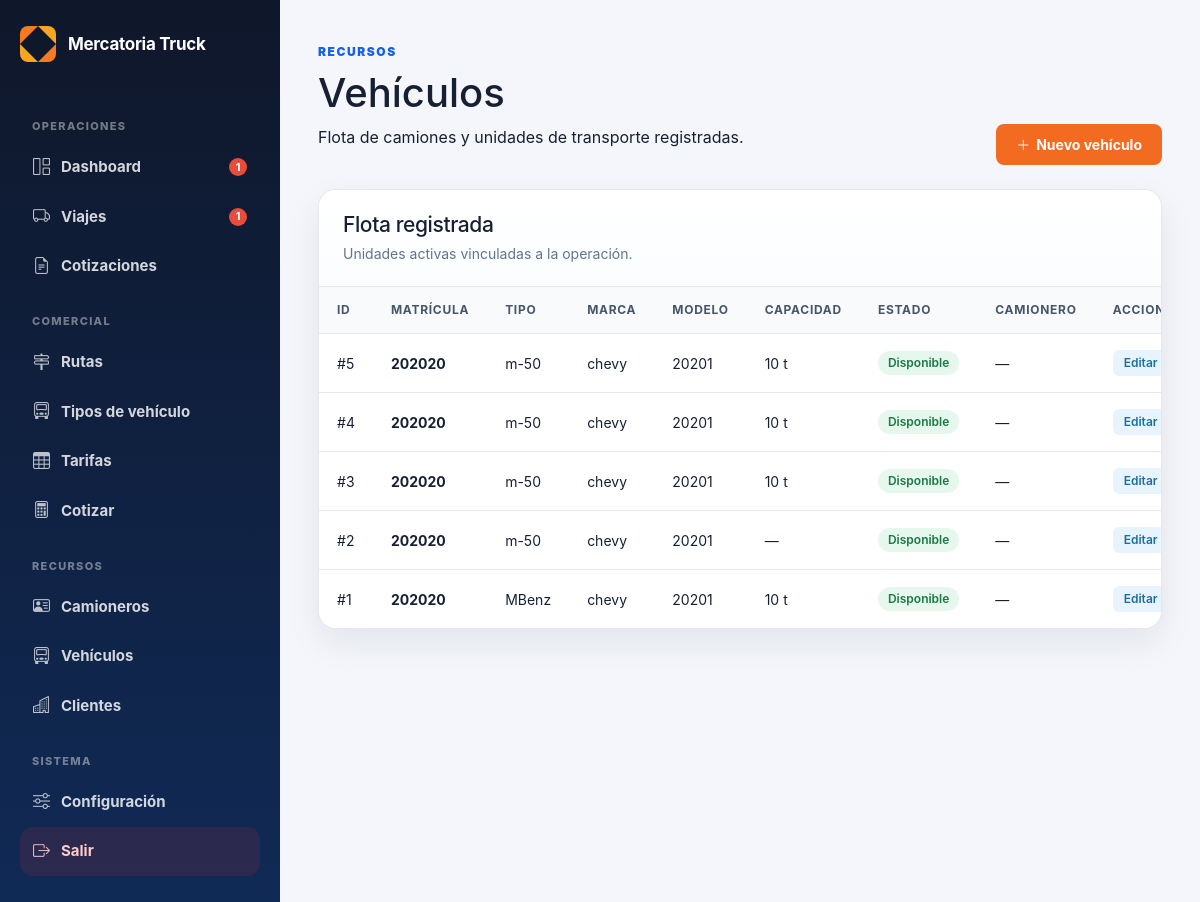
Screenshot of /admin/vehiculos (signed in) with the database file from the repository.
### tables this page shows
CREATE TABLE vehiculos (
        id INTEGER PRIMARY KEY AUTOINCREMENT,
        camionero_id INTEGER,
        matricula TEXT,
        marca TEXT,
        modelo TEXT,
        tipo TEXT,
        capacidad TEXT,
        combustible TEXT,
        estado TEXT DEFAULT 'Disponible',
        activo INTEGER DEFAULT 1,
        fecha_creacion TEXT DEFAULT CURRENT_TIMESTAMP
    , tipo_vehiculo_id INTEGER, placa TEXT);

### routes/admin.py (the view, shortened to what this page needs)
@admin_bp.route("/vehiculos", methods=["GET", "POST"])
def admin_vehiculos():
    if not requiere_admin():
        return redirect("/login")
    conexion = conectar()
    cursor = conexion.cursor()
    cursor.execute("""
        SELECT v.id, v.matricula, v.tipo, v.marca, v.modelo, v.capacidad, v.estado,
               c.nombre AS camionero_nombre
        FROM vehiculos v
        LEFT JOIN camioneros c ON v.camionero_id = c.id
        WHERE v.activo = 1
        ORDER BY v.id DESC
    """)
    lista = cursor.fetchall()
    cursor.execute("SELECT id, nombre FROM camioneros WHERE activo = 1 ORDER BY nombre")
    camioneros = cursor.fetchall()
    conexion.close()
    return render_template(
        "admin/vehiculos.html",
        lista=lista,
        camioneros=camioneros,
        estados=VEHICULO_ESTADOS
    )

### app.py (called while the page is built)
@app.context_processor
def sidebar_badges():
    try:
        conexion = conectar()
        cursor = conexion.cursor()
        cursor.execute(
            "SELECT COUNT(*) FROM viajes WHERE estado IN ('Pendiente', 'Solicitado')"
        )
        viajes_urgentes = cursor.fetchone()[0]
        cursor.execute(
            "SELECT COUNT(*) FROM viajes WHERE estado = 'Solicitado'"
        )
        dashboard_urgentes = cursor.fetchone()[0]
        conexion.close()
    except Exception:
        viajes_urgentes = 0
        dashboard_urgentes = 0
    return dict(
        sidebar_viajes_urgentes=viajes_urgentes,
        sidebar_dashboard_urgentes=dashboard_urgentes,
    )

### database.py (called while the page is built)
def conectar():
    con = sqlite3.connect(DATABASE_NAME)
    con.row_factory = sqlite3.Row
    return con

### routes/admin.py (called while the page is built)
def conectar():
    conexion = sqlite3.connect("mercatoria.db")
    conexion.row_factory = sqlite3.Row
    return conexion

def requiere_admin():
    return "usuario" in session and session.get("rol") in ["admin", "operador"]

### templates/admin/vehiculos.html (shortened to what this page needs)
{% extends "admin/base_admin.html" %}
{% block contenido %}
<div class="page-header-vehiculos">
    <div>
        <span class="eyebrow">Recursos</span>
        <h1>Vehículos</h1>
        <p>Flota de camiones y unidades de transporte registradas.</p>
    </div>
    <button class="btn-nuevo-vehiculo" data-bs-toggle="modal" data-bs-target="#modalNuevoVehiculo">
        <i class="bi bi-plus-lg"></i> Nuevo vehículo
    </button>
</div>
<section class="panel">
    <div class="panel-header">
        <div>
            <h2>Flota registrada</h2>
            <p>Unidades activas vinculadas a la operación.</p>
        </div>
    </div>
    <div class="table-wrapper">
        <table class="data-table">
            <thead>
                <tr>
                    <th>ID</th>
                    <th>Matrícula</th>
                    <th>Tipo</th>
                    <th>Marca</th>
                    <th>Modelo</th>
                    <th>Capacidad</th>
                    <th>Estado</th>
                    <th>Camionero</th>
                    <th>Acciones</th>
                </tr>
            </thead>
            <tbody>
                {% for v in lista %}
                <tr>
                    <td>#{{ v["id"] }}</td>
                    <td><strong>{{ v["matricula"] }}</strong></td>
                    <td>{{ v["tipo"] or "—" }}</td>
                    <td>{{ v["marca"] or "—" }}</td>
                    <td>{{ v["modelo"] or "—" }}</td>
                    <td>{{ v["capacidad"] or "—" }}</td>
                    <td>
                        <span class="estado-pill estado-{{ v['estado']|lower|replace(' ', '-') }}">
                            {{ v["estado"] or "—" }}
                        </span>
                    </td>
                    <td>{{ v["camionero_nombre"] or "—" }}</td>
                    <td class="td-acciones">
                        <a href="/admin/vehiculos/{{ v['id'] }}/editar" class="btn-accion-edit">Editar</a>
                    </td>
                </tr>
                {% else %}
                <tr>
                    <td colspan="9" class="empty-state">No hay vehículos registrados.</td>
                </tr>
                {% endfor %}
            </tbody>
        </table>
    </div>
</section>
{% endblock %}

### static/css/admin.css (style rules this page uses)
:root { --bg: #f4f6fb; --panel: #ffffff; --panel-soft: #f8fafc; --text: #172033; --muted: #64748b; --primary: #155eef; --primary-dark: #0f3ea8; --border: #e5e7eb; --danger: #dc2626; --success: #16a34a; --warning: #f59e0b; --info: #0891b2; --sidebar: #0f172a; --sidebar-soft: #102a56; --shadow: 0 14px 35px rgba(15, 23, 42, 0.08); --radius: 18px; }
* { box-sizing: border-box; }
body { margin: 0; font-family: Inter, "Segoe UI", Arial, sans-serif; background: var(--bg); color: var(--text); }
.eyebrow { display: inline-flex; margin-bottom: 8px; color: var(--primary); font-size: 12px; font-weight: 900; text-transform: uppercase; letter-spacing: 0.13em; }
.panel { background: var(--panel); border: 1px solid var(--border); border-radius: var(--radius); box-shadow: var(--shadow); overflow: hidden; }
.panel-header { padding: 22px 24px; border-bottom: 1px solid var(--border); background: linear-gradient(180deg, #ffffff 0%, #fbfdff 100%); }
.panel-header h2 { margin: 0; font-size: 21px; letter-spacing: -0.4px; }
.panel-header p { margin: 6px 0 0; color: var(--muted); font-size: 14px; }
.table-wrapper { width: 100%; overflow-x: auto; }
.data-table { width: 100%; border-collapse: collapse; background: var(--panel); }
.data-table th { background: var(--panel-soft); color: #475569; padding: 14px 18px; text-align: left; font-size: 12px; text-transform: uppercase; letter-spacing: 0.06em; border-bottom: 1px solid var(--border); white-space: nowrap; }
.data-table td { padding: 16px 18px; border-bottom: 1px solid var(--border); font-size: 14px; vertical-align: middle; }
.data-table tr:last-child td { border-bottom: none; }

### templates/admin/vehiculos.html (style rules this page uses)
.page-header-vehiculos { display: flex; justify-content: space-between; align-items: flex-end; margin-bottom: 24px; }
.btn-nuevo-vehiculo { background: #F36B21; color: white; padding: 10px 20px; border: none; border-radius: 8px; font-size: 14px; font-weight: 700; cursor: pointer; display: flex; align-items: center; gap: 6px; flex-shrink: 0; }
.td-acciones { white-space: nowrap; }
.btn-accion-edit, .btn-accion-del { display: inline-block; padding: 4px 11px; border-radius: 6px; font-size: 12px; font-weight: 600; cursor: pointer; border: none; text-decoration: none; margin-right: 4px; }
.btn-accion-edit { background: #e8f4fd; color: #1a6fa0; }
.estado-pill { display: inline-block; padding: 3px 10px; border-radius: 999px; font-size: 12px; font-weight: 600; background: #eee; color: #555; }
.estado-pill.estado-disponible { background: #e6f7ee; color: #1a7a45; }

### rows the page displays
vehiculos: id "5", matricula "202020", tipo "m-50", marca "chevy", modelo "20201", capacidad "10 t", estado "Disponible", v "—"
vehiculos: id "4", matricula "202020", tipo "m-50", marca "chevy", modelo "20201", capacidad "10 t", estado "Disponible", v "—"
vehiculos: id "3", matricula "202020", tipo "m-50", marca "chevy", modelo "20201", capacidad "10 t", estado "Disponible", v "—"
vehiculos: id "2", matricula "202020", tipo "m-50", marca "chevy", modelo "20201", capacidad "—", estado "Disponible", v "—"
vehiculos: id "1", matricula "202020", tipo "MBenz", marca "chevy", modelo "20201", capacidad "10 t", estado "Disponible", v "—"

### other values shown
{{ sidebar_dashboard_urgentes }} "1"
{{ sidebar_viajes_urgentes }} "1"
